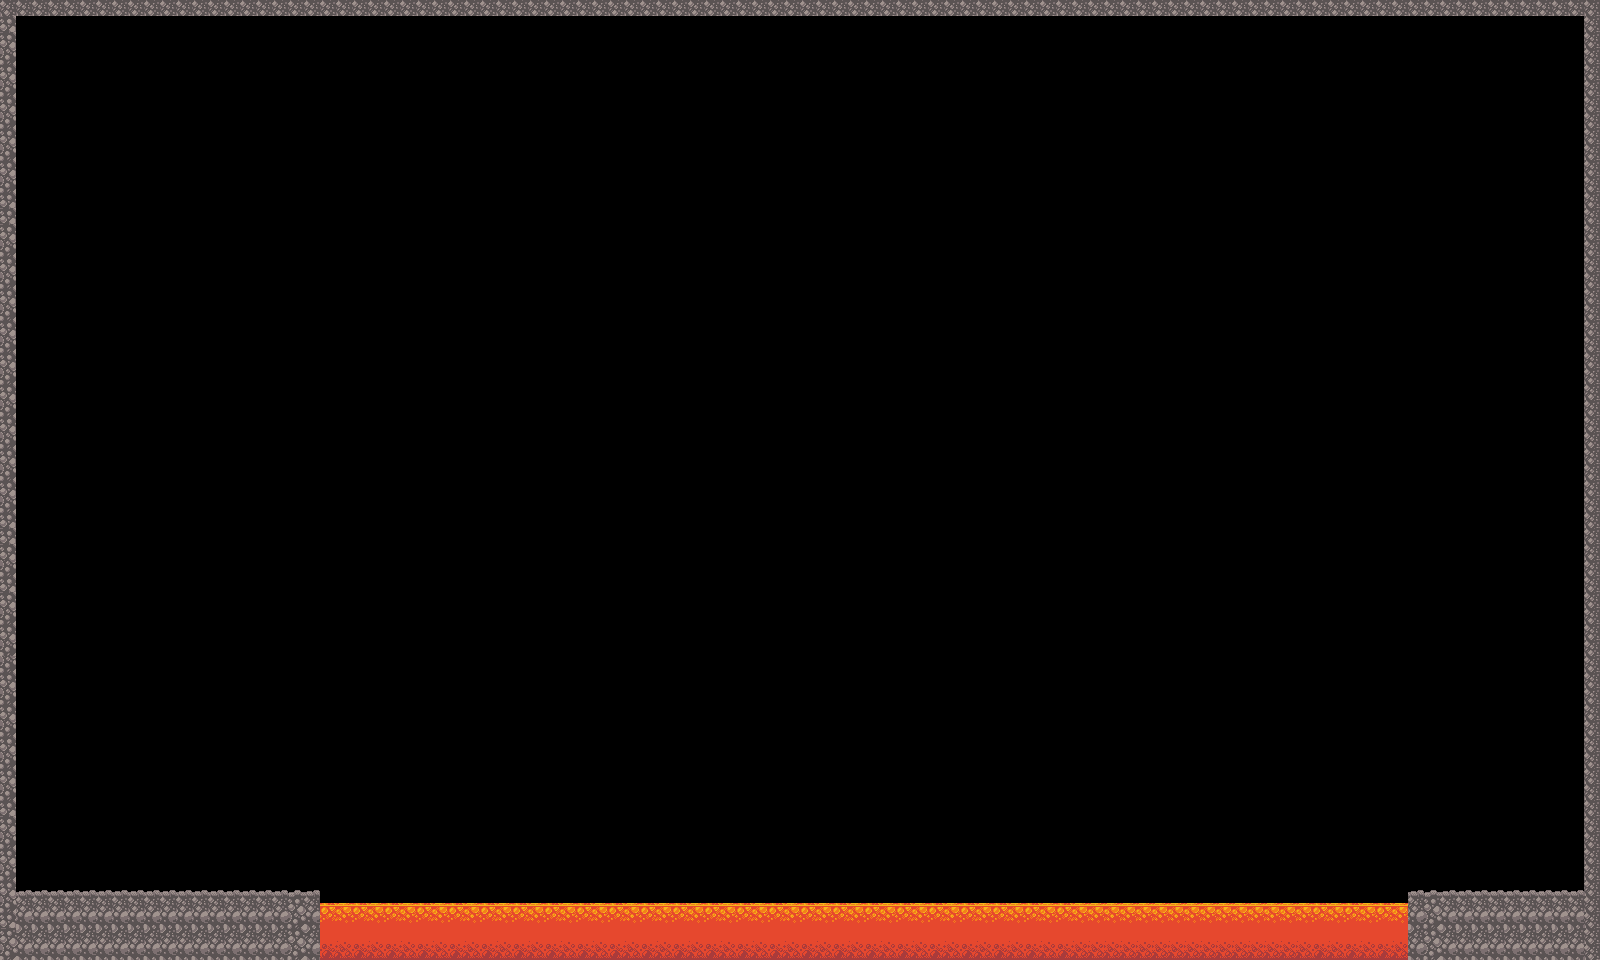

This is a level from a 2D game, rendered from its Tiled map with the project's own tilesets. A one-line summary and the map file follow, with tile-layer data summarised:
An orthogonal 100x60 tile map with 16x16 px tiles, 1 tile layer (Tile Layer 1).

<map version="1.10" tiledversion="1.10.0" orientation="orthogonal" renderorder="right-down" width="100" height="60" tilewidth="16" tileheight="16" infinite="0" nextlayerid="2" nextobjectid="1">
 <editorsettings>
  <export target="Lava.tmj" format="json" />
 </editorsettings>
 <tileset firstgid="1" source="Tileset.tsx" />
 <layer id="1" name="Tile Layer 1" width="100" height="60">
  <data>[6000 cells, 664 non-empty, 25 distinct tile ids]</data>
 </layer>
</map>
